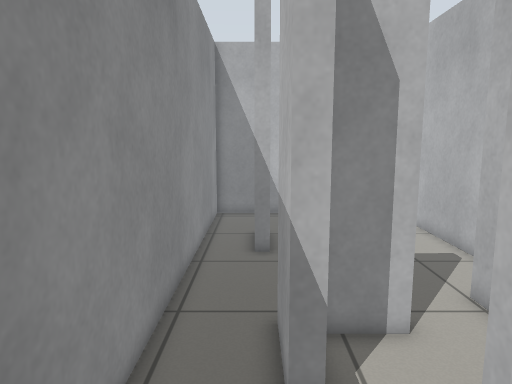
view 1 (above)

16 first-person views from a walk through a robot-simulator world made for Gazebo. The camera is 1.1 m above the floor, tilts 8° down and sees 70° across. The floor is counted in squares, 0.25 m on a side. Each view is taken from the middle of a square. On the plan, view 1 faces up. The plan holds only what a view shows up to about 20 squares ahead; the rest is blank. The place goes on beyond the plan.

view 2
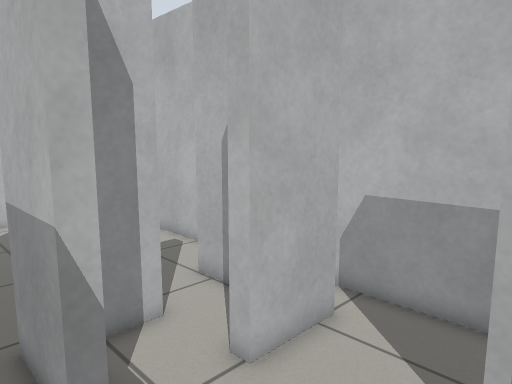

view 3
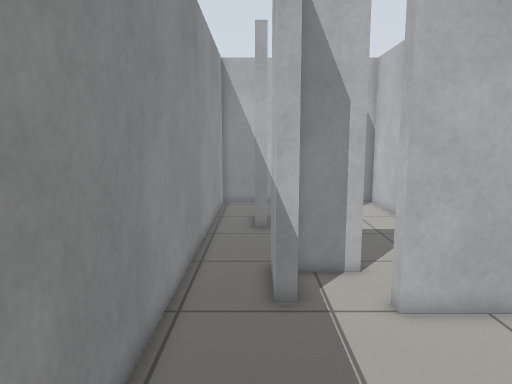

view 4
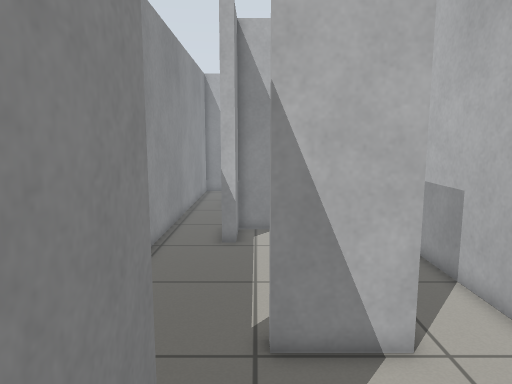

view 5
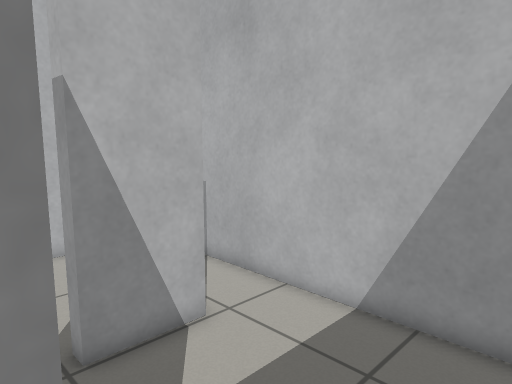

view 6
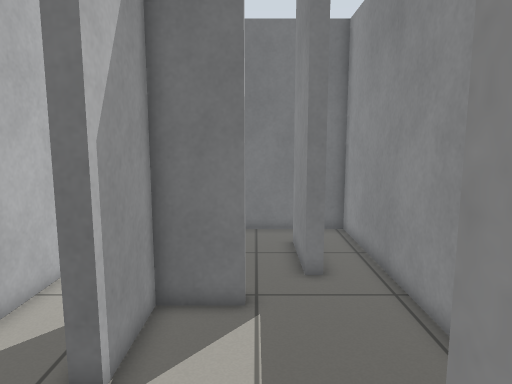

view 7
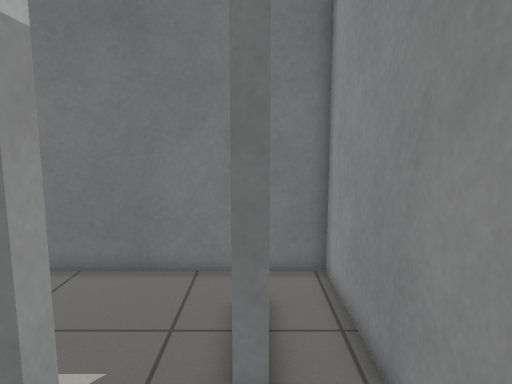

view 8
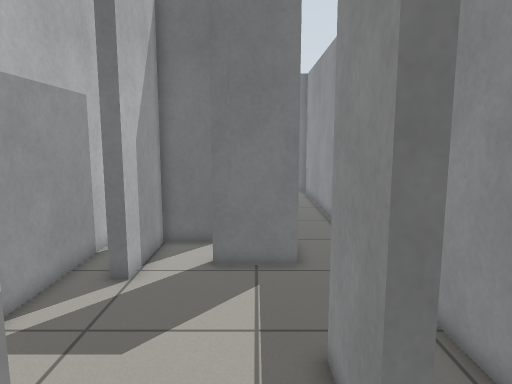

view 9
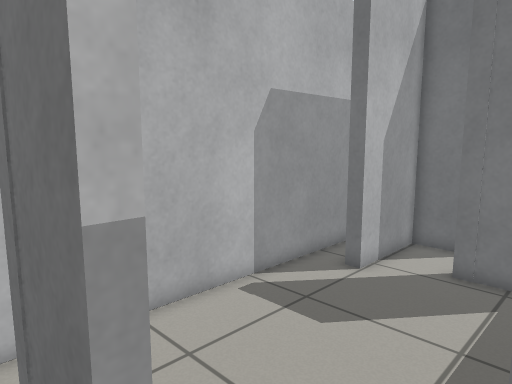

view 10
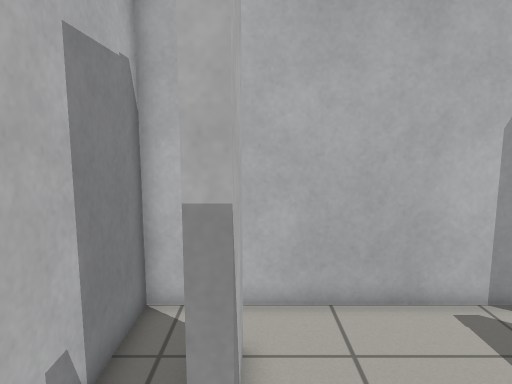

view 11
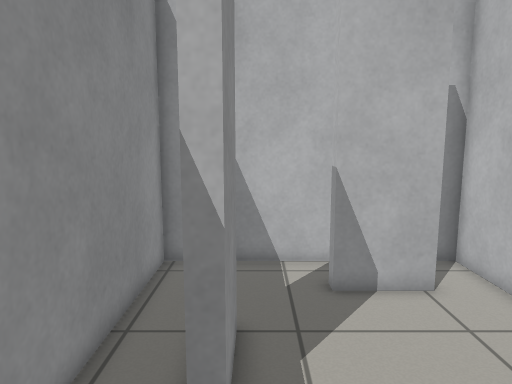

view 12
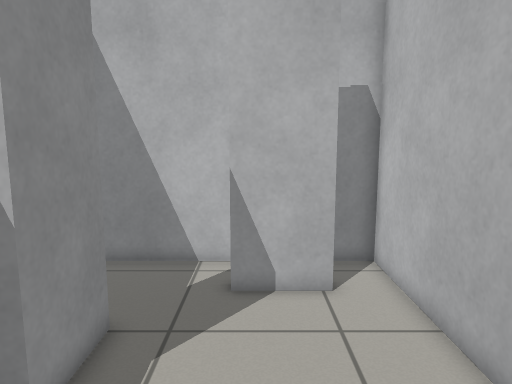

view 13
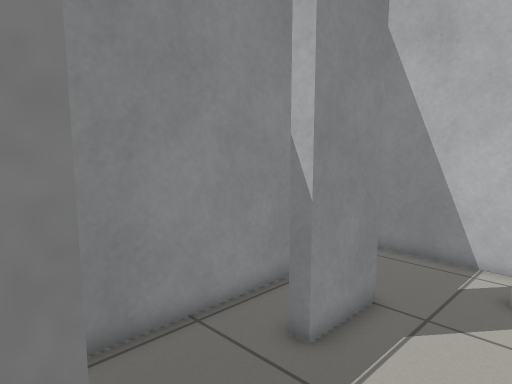

view 14
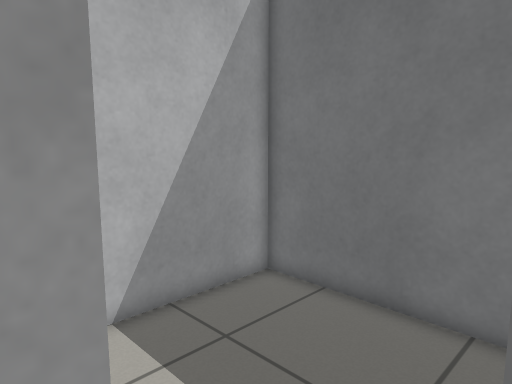

view 15
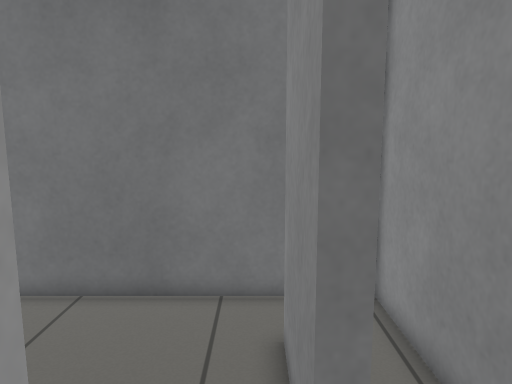

view 16
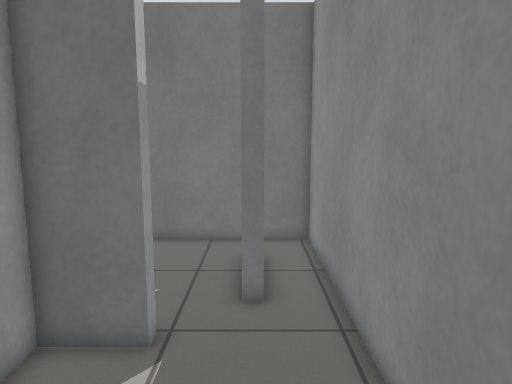

### Floor plan
Points are (right, up) in squares from view 1. A wall is a line through its corners. A room is listed if a view was taken in it or the views show most of it. See-through windows are left out.
Room 1 (views 1, 2, 3, 4, 5, 7, 14, 15)
walls: (-0.3, -4.6) (0.4, -4.6) (0.4, -8.6); (5.4, -2.9) (2.3, -2.9) (2.3, -2.3) (4.7, -2.3) (4.7, 1.1) (5.4, 1.1); (-2.4, 4.6) (-2.4, -10.9) (8.3, -10.9) (8.3, 6.1); (6.7, 4.8) (3.7, 4.8)
ways out: opening at (1, 5) to room 2
Room 2 (views 6, 8, 9, 10, 11, 12, 13, 16)
walls: (3.6, 7.9) (1.1, 7.9) (1.1, 5.5) (0.5, 5.5) (0.5, 8.5) (3.6, 8.5); (-0.1, 17.1) (0.6, 17.1) (0.6, 14.1) (-0.1, 14.1); (8.3, 9) (8.3, 22) (-2.4, 22) (-2.4, 4.6); (6.4, 19.3) (3.3, 19.3) (3.3, 19.9) (6.4, 19.9); (3.7, 4.8) (3.7, 5.4) (6.1, 5.4) (6.1, 9.8) (6.7, 9.8)
ways out: opening at (1, 5) to room 1

Positions as (right, up) in squares from view 1, and headings:
1: (0, 0), facing up
2: (-1, 0), facing up-right
3: (0, -4), facing up
4: (2, -10), facing up
5: (0, -10), facing up-right
6: (2, 7), facing down
7: (0, 1), facing down
8: (2, 21), facing down
9: (0, 21), facing down-right
10: (-1, 19), facing right
11: (1, 9), facing up
12: (4, 9), facing up
13: (5, 8), facing up-left
14: (0, -2), facing down-right
15: (1, -1), facing down
16: (0, 5), facing down
